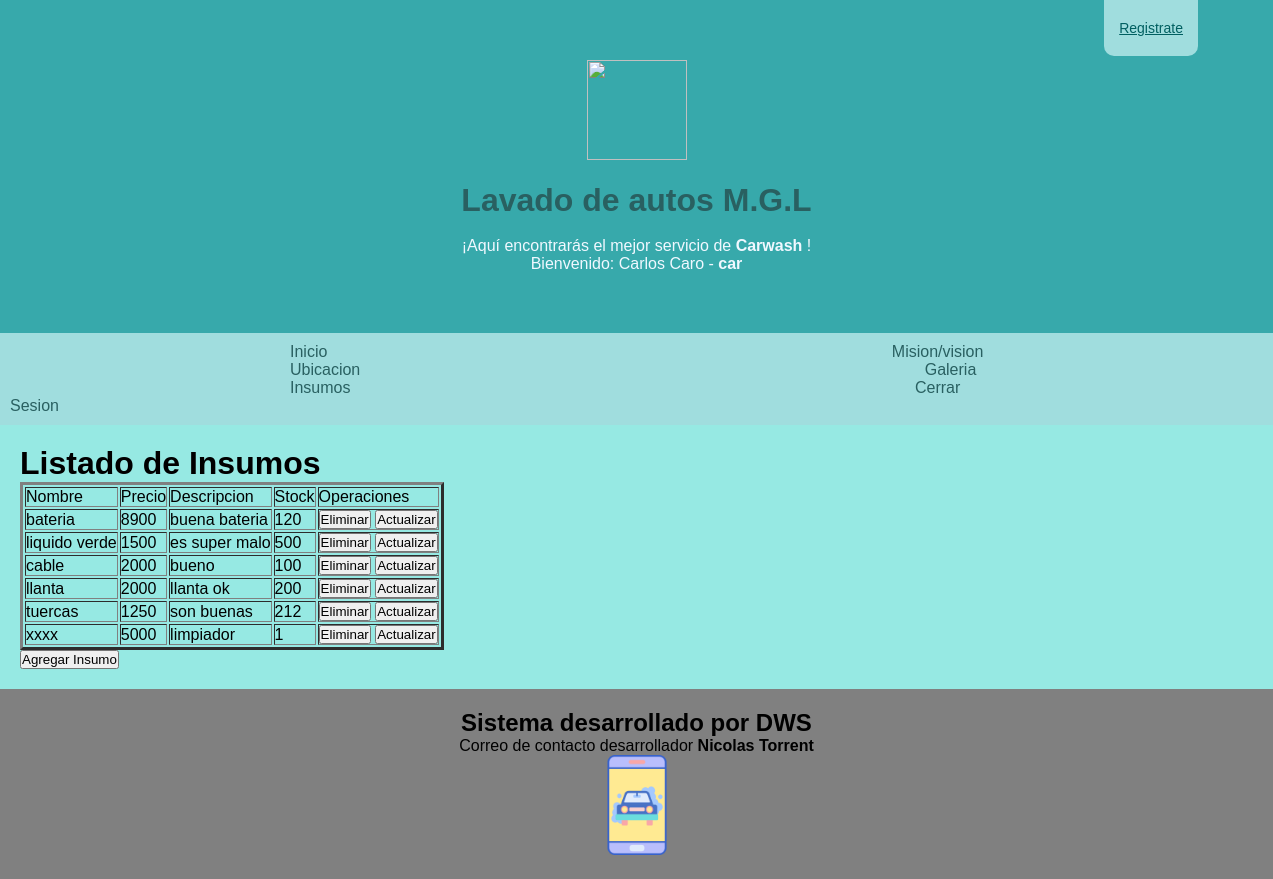
The page /lista_insumos/ (signed in) on the database its author committed.
### myCar/models.py (models this page shows, shortened)
class Insumos(models.Model):
    nombre = models.CharField(max_length=120, primary_key=True)
    precio = models.IntegerField()
    descripcion = models.TextField()
    stock = models.IntegerField()

### myCar/views.py (the view)
# urls.py: path('lista_insumos/',lista_insumos,name='LISTAI'),
@login_required(login_url='/login/')
@permission_required('myCar.view_insumos',login_url='/login/')
def lista_insumos(request):
    lista = Insumos.objects.all()
    return render(request,'web/admin_insumos.html',{'lista_insumos':lista})

### myCar/templates/web/admin_insumos.html (shortened to what this page needs)
{% extends "web/base.html" %} {% load static%} {% block contenido %}
<div class="formularios">
    <h1>Listado de Insumos</h1>
    <table border="3">
        <tr>
            <td>Nombre</td>
            <td>Precio</td>
            <td>Descripcion</td>
            <td>Stock</td>
            <td>Operaciones</td>
        </tr>
        {% for item in lista_insumos %}
        <tr>
            <td>{{item.nombre}}</td>
            <td>{{item.precio}}</td>
            <td>{{item.descripcion}}</td>
            <td>{{item.stock}}</td>
            <td>
                <input type="button" value="Eliminar" onclick="eliminar('{{item.nombre}}')">
                <input type="button" value="Actualizar" onclick="actualizar('{{item.nombre}}')">
            </td>
        </tr>
        {% endfor %}
    </table>
    <input type="button" value="Agregar Insumo" onclick="ir()"> {{msg}}
</div>
{% endblock contenido %}

### myCar/templates/web/base.html (shortened to what this page needs)
{% load static %}
<!DOCTYPE html>
<html lang="en">
<head>
    <link rel="stylesheet" href="{% static 'estilo.css' %}">
</head>
<body>
    <div class="header logo_header">
        <a class="logo_prin" href="Index.html"><img src="{% static 'archivos utiles/iconos-pack2/iconos-pack2/png/050-car-wash-6.png' %}" width="100" height="100"></a>
        <a href="Index.html" class="index">
            <h1> Lavado de autos M.G.L </h1>
        </a>
        <a href="{% url 'REG' %}" class="registro"> Registrate</a>
        <p>¡Aquí encontrarás el mejor servicio de <b> Carwash </b>! </p>
        {% if user.is_authenticated %}
            <p>Bienvenido: {{user.first_name}} {{user.last_name}} - <b>{{user.username}}</b></p>
        {% endif %}
    </div>
    <div class="navegarbar">
        <a href="{% url 'INDEX' %}">Inicio </a>
        <a href="{% url 'MYV' %}">Mision/vision </a>
        <a href="">Ubicacion</a>
        <a href="{% url 'GALE' %}">Galeria </a>
        <a href="{% url 'INSUMOS' %}">Insumos </a>
        {% if user.is_authenticated %}
            <a href="{% url 'LOGOUT' %}">Cerrar Sesion</a>
        {% else %}
            <a href="{% url 'LOGIN' %}">Login</a>
        {% endif %}
    </div>
    {% block contenido %}
    {% endblock contenido %}
    <footer>
        <div class="footer">
            <h2>Sistema desarrollado por DWS </h2>
            <p>Correo de contacto desarrollador <b> Nicolas Torrent </b>
                <a class="logo_prin"><img src="{% static 'archivos utiles/iconos-pack2/iconos-pack2/png/008-car-wash-1.png' %}" width="100" height="100"> </a>
            </p>
        </div>
    </footer>
</body>
</html>

### myCar/static/estilo.css (style rules this page uses)
* { margin: 0; padding: 0; box-sizing: border-box; }
body { font-family: Arial, Helvetica, sans-serif; margin: 0; }
.logo_prin { display: block; margin-left: auto; margin-right: auto; }
.header { padding: 60px; text-align: center; background: #37A9AB; color: aliceblue; }
.navegarbar { padding: 10px; display: flow-root; background: #A0DDDE; }
.navegarbar a { color: #296061; text-decoration: none; padding: 10px 280px; text-align: center; }
.index { color: #296061; text-decoration: none; padding: 10px 280px; text-align: center; }
.registro { display: inline-block; padding: 20px 15px; background: #A0DDDE; color: #005F61 !important; font-size: 14px; position: absolute; top: 0; right: 75px; -webkit-border-bottom-right-radius: 10px; -webkit-border-bottom-left-radius: 10px; -moz-border-radius-bottomright: 10px; -moz-border-radius-bottomleft: 10px; border-bottom-right-radius: 10px; border-bottom-left-radius: 10px; }
.formularios { flex: auto; background: #96E9E3; padding: 20px; }
.footer { text-align: center; padding: 20px; background-color: gray; height: auto; }

### rows shown on the page
Insumos: nombre "bateria", precio "8900", descripcion "buena bateria", stock "120"
Insumos: nombre "liquido verde", precio "1500", descripcion "es super malo", stock "500"
Insumos: nombre "cable", precio "2000", descripcion "bueno", stock "100"
Insumos: nombre "llanta", precio "2000", descripcion "llanta ok", stock "200"
Insumos: nombre "tuercas", precio "1250", descripcion "son buenas", stock "212"
Insumos: nombre "xxxx", precio "5000", descripcion "limpiador", stock "1"

### other values the page prints
{{ user.first_name }} "Carlos"
{{ user.last_name }} "Caro"
{{ user.username }} "car"
